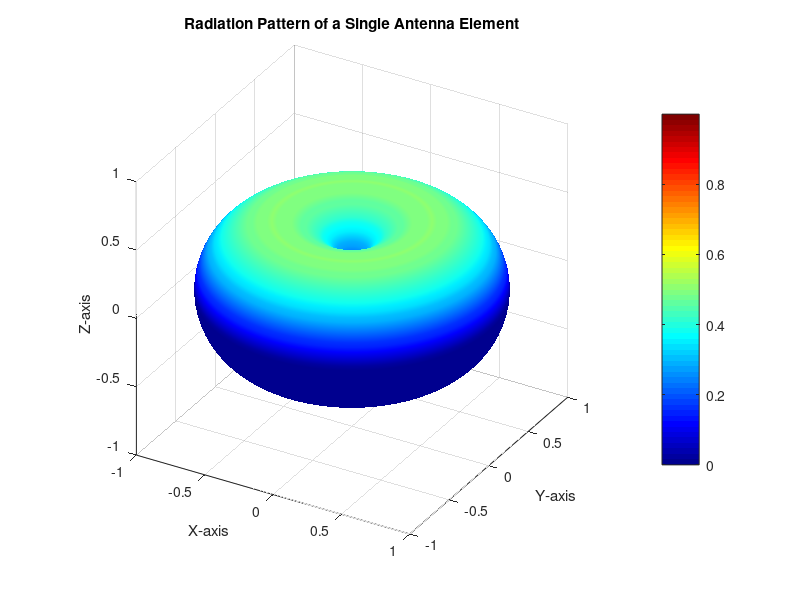

MATLAB code for this plot:
% SPS Short Course: Radar Signal Processing Mastery
% Theory and Hands-On Applications with mmWave MIMO Radar Sensors
% Date: 7-11 October 2024
% Time: 9:00AM-11:00AM ET (New York Time)
% Presenter: Mohammad Alaee-Kerahroodi

% Radiation Pattern of a Single Antenna Element
close all;
clear;
clc;

% Define the parameters for the antenna
fc = 10e9;           % Frequency (Hz)
c = 3e8;             % Speed of light (m/s)
lambda = c / fc;     % Wavelength (m)

% Define angles for plotting
theta = linspace(0, pi, 100);  % Elevation angles from 0 to 180 degrees
phi = linspace(0, 2*pi, 100);   % Azimuth angles from 0 to 360 degrees
[THETA, PHI] = meshgrid(theta, phi);

% Define the radiation pattern (for a dipole antenna)
% Example radiation pattern for a dipole antenna (normalized)
R = abs(sin(THETA));  % Simple dipole radiation pattern

% Convert spherical coordinates to Cartesian coordinates for 3D plotting
X = R .* sin(THETA) .* cos(PHI);
Y = R .* sin(THETA) .* sin(PHI);
Z = R .* cos(THETA);

% Create the 3D plot
figure('Position', [100, 100, 800, 600]);
surf(X, Y, Z, 'EdgeColor', 'none', 'FaceColor', 'interp');
view(30, 30);  % Set the view angle
axis equal;
grid on;
xlabel('X-axis');
ylabel('Y-axis');
zlabel('Z-axis');
title('Radiation Pattern of a Single Antenna Element');
colorbar;
caxis([0, max(R(:))]);
set(gca, 'Color', 'k');  % Set background to black
set(gcf, 'Color', 'k');   % Set figure background to black
colormap(jet);            % Set color map

% Optionally, set axis limits for better visualization
xlim([-1 1]);
ylim([-1 1]);
zlim([-1 1]);
